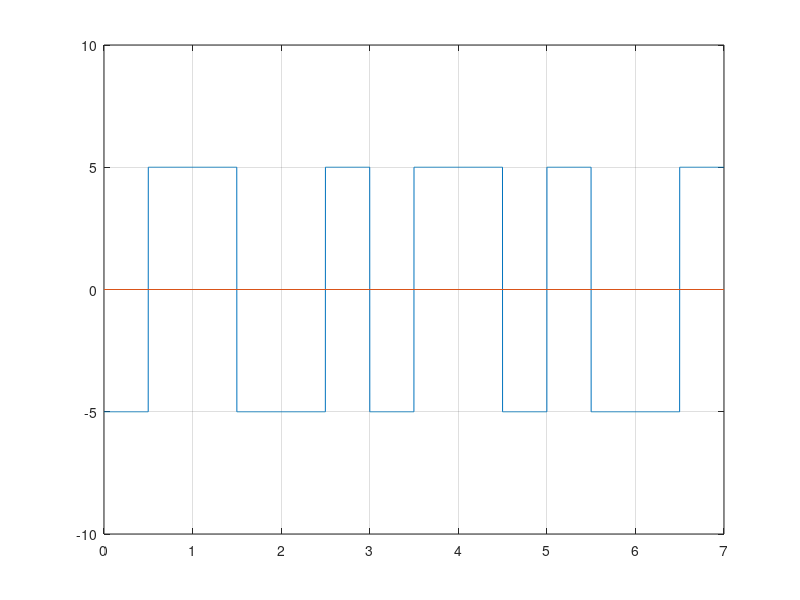

Write MATLAB code to recreate this figure.

clc; #... Clear command line
clear all; #... Clear variables
close all; #... Clear figures

bits = [1 0 1 1 0 0 1];

#... Modulation
bitrate = 1;
voltage = 5;

sampling_rate = 1000;
sampling_time = 1/sampling_rate;

end_time = length(bits)/bitrate;
time = 0:sampling_time:end_time;

index = 1;

for i = 1:length(time)
    if bits(index) == 1
        modulation(i) = -voltage;
    else
        modulation(i) = voltage;
    endif
    if time(i)*bitrate >= index-(bitrate/2)
        modulation(i) = -modulation(i);
    endif
    if time(i)*bitrate >= index
        index = index+1;
    endif
endfor

plot(time, modulation);
axis([0 end_time -voltage-5 voltage+5]);
line([0 end_time], [0 0]);
grid on;

#... Demodulation
index = 1;

for i = 1:length(modulation)
    if modulation(i) == -voltage && time(i)*bitrate < index-(bitrate/2)
        demodultaion(index) = 1;
    endif
    if modulation(i) == voltage && time(i)*bitrate < index-(bitrate/2)
        demodultaion(index) = 0;
    endif
    if time(i)*bitrate >= index
        index = index+1;
    endif
endfor

disp(demodultaion);

